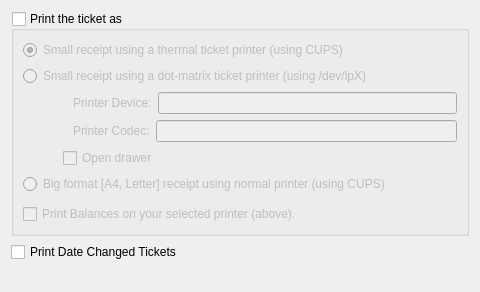
<?xml version="1.0" encoding="UTF-8"?>
<ui version="4.0">
 <class>pref_printers</class>
 <widget class="QWidget" name="pref_printers">
  <property name="geometry">
   <rect>
    <x>0</x>
    <y>0</y>
    <width>480</width>
    <height>292</height>
   </rect>
  </property>
  <property name="windowTitle">
   <string>Form</string>
  </property>
  <layout class="QVBoxLayout" name="verticalLayout_2">
   <item>
    <widget class="QGroupBox" name="kcfg_printTicket">
     <property name="sizePolicy">
      <sizepolicy hsizetype="Minimum" vsizetype="Minimum">
       <horstretch>0</horstretch>
       <verstretch>0</verstretch>
      </sizepolicy>
     </property>
     <property name="minimumSize">
      <size>
       <width>0</width>
       <height>80</height>
      </size>
     </property>
     <property name="title">
      <string>Print the ticket as</string>
     </property>
     <property name="checkable">
      <bool>true</bool>
     </property>
     <property name="checked">
      <bool>false</bool>
     </property>
     <layout class="QVBoxLayout" name="verticalLayout">
      <item>
       <widget class="QRadioButton" name="kcfg_smallTicketCUPS">
        <property name="text">
         <string>Small receipt using a thermal ticket printer (using CUPS)</string>
        </property>
        <property name="checked">
         <bool>true</bool>
        </property>
       </widget>
      </item>
      <item>
       <widget class="QRadioButton" name="kcfg_smallTicketDotMatrix">
        <property name="sizePolicy">
         <sizepolicy hsizetype="MinimumExpanding" vsizetype="Fixed">
          <horstretch>0</horstretch>
          <verstretch>0</verstretch>
         </sizepolicy>
        </property>
        <property name="text">
         <string>Small receipt using a dot-matrix ticket printer (using /dev/lpX)</string>
        </property>
        <property name="checked">
         <bool>false</bool>
        </property>
       </widget>
      </item>
      <item>
       <layout class="QHBoxLayout" name="horizontalLayout">
        <property name="leftMargin">
         <number>50</number>
        </property>
        <item>
         <widget class="QLabel" name="Printerdevice">
          <property name="text">
           <string>Printer Device:</string>
          </property>
         </widget>
        </item>
        <item>
         <widget class="QLineEdit" name="kcfg_printerDevice"/>
        </item>
       </layout>
      </item>
      <item>
       <layout class="QHBoxLayout" name="horizontalLayout_2">
        <property name="leftMargin">
         <number>50</number>
        </property>
        <item>
         <widget class="QLabel" name="label_2">
          <property name="text">
           <string>Printer Codec:</string>
          </property>
         </widget>
        </item>
        <item>
         <widget class="QLineEdit" name="kcfg_printerCodec"/>
        </item>
       </layout>
      </item>
      <item>
       <layout class="QHBoxLayout" name="horizontalLayout_3">
        <item>
         <spacer name="horizontalSpacer">
          <property name="orientation">
           <enum>Qt::Horizontal</enum>
          </property>
          <property name="sizeType">
           <enum>QSizePolicy::Maximum</enum>
          </property>
          <property name="sizeHint" stdset="0">
           <size>
            <width>40</width>
            <height>20</height>
           </size>
          </property>
         </spacer>
        </item>
        <item>
         <widget class="QCheckBox" name="kcfg_openDrawer">
          <property name="text">
           <string>Open drawer</string>
          </property>
         </widget>
        </item>
       </layout>
      </item>
      <item>
       <widget class="QRadioButton" name="kcfg_bigReceipt">
        <property name="text">
         <string>Big format [A4, Letter] receipt using normal printer (using CUPS)</string>
        </property>
       </widget>
      </item>
      <item>
       <spacer name="verticalSpacer">
        <property name="orientation">
         <enum>Qt::Vertical</enum>
        </property>
        <property name="sizeType">
         <enum>QSizePolicy::MinimumExpanding</enum>
        </property>
        <property name="sizeHint" stdset="0">
         <size>
          <width>20</width>
          <height>4</height>
         </size>
        </property>
       </spacer>
      </item>
      <item>
       <widget class="QCheckBox" name="kcfg_printBalances">
        <property name="text">
         <string>Print Balances on your selected printer (above).</string>
        </property>
       </widget>
      </item>
     </layout>
    </widget>
   </item>
   <item>
    <widget class="QCheckBox" name="kcfg_printChangedDateTicket">
     <property name="text">
      <string>Print Date Changed Tickets</string>
     </property>
    </widget>
   </item>
   <item>
    <spacer>
     <property name="orientation">
      <enum>Qt::Vertical</enum>
     </property>
     <property name="sizeType">
      <enum>QSizePolicy::MinimumExpanding</enum>
     </property>
     <property name="sizeHint" stdset="0">
      <size>
       <width>20</width>
       <height>10</height>
      </size>
     </property>
    </spacer>
   </item>
  </layout>
 </widget>
 <resources/>
 <connections/>
</ui>
